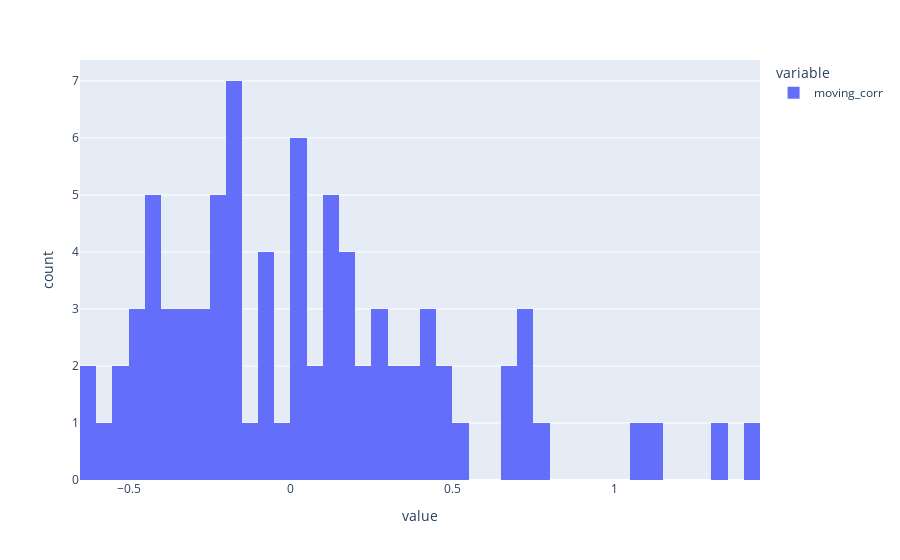

Notebook code for this chart:
### Code cell
scaler_corr = MinMaxScaler(feature_range=(-1, 1)) 

# Here we use a column with categorical data
fig = px.histogram(df_eval['moving_corr'], nbins=60)
fig.show()

### Figure 1 — Plotly figure (JSON) as saved in the notebook; plotly's stock layout.template omitted (floating-point values rounded to 4 significant figures)
{"data": [{"alignmentgroup": "True", "bingroup": "x", "hovertemplate": "variable=moving_corr<br>value=%{x}<br>count=%{y}<extra></extra>", "legendgroup": "moving_corr", "marker": {"color": "#636efa", "pattern": {"shape": ""}}, "name": "moving_corr", "nbinsx": 60, "offsetgroup": "moving_corr", "orientation": "v", "showlegend": true, "type": "histogram", "x": [null, null, null, null, null, null, null, 1.419, 1.307, 1.149, 1.057, 0.7969, 0.7059, 0.7443, 0.6606, 0.4345, 0.02552, 0.0447, -0.1079, -0.2016, -0.6173, -0.5361, -0.6192, -0.3749, -0.2794, -0.1611, -0.1669, -0.1712, -0.06063, 0.7197, 0.4113, 0.176, -0.3735, -0.2418, -0.1523, -0.4142, -0.3911, -0.1646, 0.1703, 0.4629, 0.4077, 0.3247, 0.1784, 0.02847, -0.09107, 0.1085, 0.1321, 0.2338, 0.3229, 0.3758, 0.05876, 0.05143, -0.3498, -0.3447, -0.1835, -0.2297, -0.2627, 0.1952, 0.353, 0.6974, 0.4961, -0.4888, -0.5189, -0.4631, -0.4211, -0.3224, -0.4086, -0.4097, -0.287, -0.4202, -0.2143, -0.0706, 0.273, 0.02195, 0.134, 0.1029, 0.1201, 0.007193, 0.5271, 0.2813, 0.2644, 0.2482, -0.0531, -0.03406, 0.002347, -0.5766, -0.4665, -0.2497, -0.1933], "xaxis": "x", "yaxis": "y"}], "layout": {"barmode": "relative", "legend": {"title": {"text": "variable"}, "tracegroupgap": 0}, "margin": {"t": 60}, "xaxis": {"anchor": "y", "domain": [0, 1], "title": {"text": "value"}}, "yaxis": {"anchor": "x", "domain": [0, 1], "title": {"text": "count"}}}}
